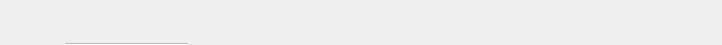
<?xml version="1.0" encoding="UTF-8"?>
<ui version="4.0">
 <class>TitleBar</class>
 <widget class="QWidget" name="TitleBar">
  <property name="geometry">
   <rect>
    <x>0</x>
    <y>0</y>
    <width>722</width>
    <height>45</height>
   </rect>
  </property>
  <property name="windowTitle">
   <string>Form</string>
  </property>
  <layout class="QHBoxLayout" name="horizontalLayout">
   <property name="spacing">
    <number>2</number>
   </property>
   <property name="leftMargin">
    <number>0</number>
   </property>
   <property name="topMargin">
    <number>0</number>
   </property>
   <property name="rightMargin">
    <number>20</number>
   </property>
   <property name="bottomMargin">
    <number>0</number>
   </property>
   <item>
    <widget class="QWidget" name="widgetLogo" native="true">
     <property name="minimumSize">
      <size>
       <width>43</width>
       <height>0</height>
      </size>
     </property>
     <property name="maximumSize">
      <size>
       <width>150</width>
       <height>16777215</height>
      </size>
     </property>
     <layout class="QHBoxLayout" name="horizontalLayout_2">
      <property name="spacing">
       <number>0</number>
      </property>
      <property name="leftMargin">
       <number>20</number>
      </property>
      <property name="topMargin">
       <number>0</number>
      </property>
      <property name="rightMargin">
       <number>0</number>
      </property>
      <property name="bottomMargin">
       <number>0</number>
      </property>
     </layout>
    </widget>
   </item>
   <item>
    <spacer name="horizontalSpacer_3">
     <property name="orientation">
      <enum>Qt::Horizontal</enum>
     </property>
     <property name="sizeType">
      <enum>QSizePolicy::Fixed</enum>
     </property>
     <property name="sizeHint" stdset="0">
      <size>
       <width>20</width>
       <height>20</height>
      </size>
     </property>
    </spacer>
   </item>
   <item>
    <layout class="QVBoxLayout" name="verticalLayout_3">
     <property name="spacing">
      <number>0</number>
     </property>
     <property name="bottomMargin">
      <number>0</number>
     </property>
     <item>
      <spacer name="verticalSpacer_3">
       <property name="orientation">
        <enum>Qt::Vertical</enum>
       </property>
       <property name="sizeHint" stdset="0">
        <size>
         <width>20</width>
         <height>5</height>
        </size>
       </property>
      </spacer>
     </item>
     <item>
      <widget class="QTabBar" name="tabWidget" native="true">
       <property name="minimumSize">
        <size>
         <width>0</width>
         <height>35</height>
        </size>
       </property>
      </widget>
     </item>
    </layout>
   </item>
   <item>
    <spacer name="horizontalSpacer">
     <property name="orientation">
      <enum>Qt::Horizontal</enum>
     </property>
     <property name="sizeHint" stdset="0">
      <size>
       <width>0</width>
       <height>20</height>
      </size>
     </property>
    </spacer>
   </item>
   <item>
    <layout class="QVBoxLayout" name="verticalLayout">
     <item>
      <widget class="QLabel" name="lblBalance">
       <property name="minimumSize">
        <size>
         <width>20</width>
         <height>0</height>
        </size>
       </property>
       <property name="font">
        <font>
         <pointsize>17</pointsize>
        </font>
       </property>
       <property name="styleSheet">
        <string notr="true">color: rgb(238, 238, 236);</string>
       </property>
       <property name="text">
        <string/>
       </property>
       <property name="alignment">
        <set>Qt::AlignRight|Qt::AlignTrailing|Qt::AlignVCenter</set>
       </property>
      </widget>
     </item>
    </layout>
   </item>
  </layout>
 </widget>
 <customwidgets>
  <customwidget>
   <class>QTabBar</class>
   <extends>QWidget</extends>
   <header>qtabbar.h</header>
  </customwidget>
 </customwidgets>
 <resources/>
 <connections/>
</ui>
